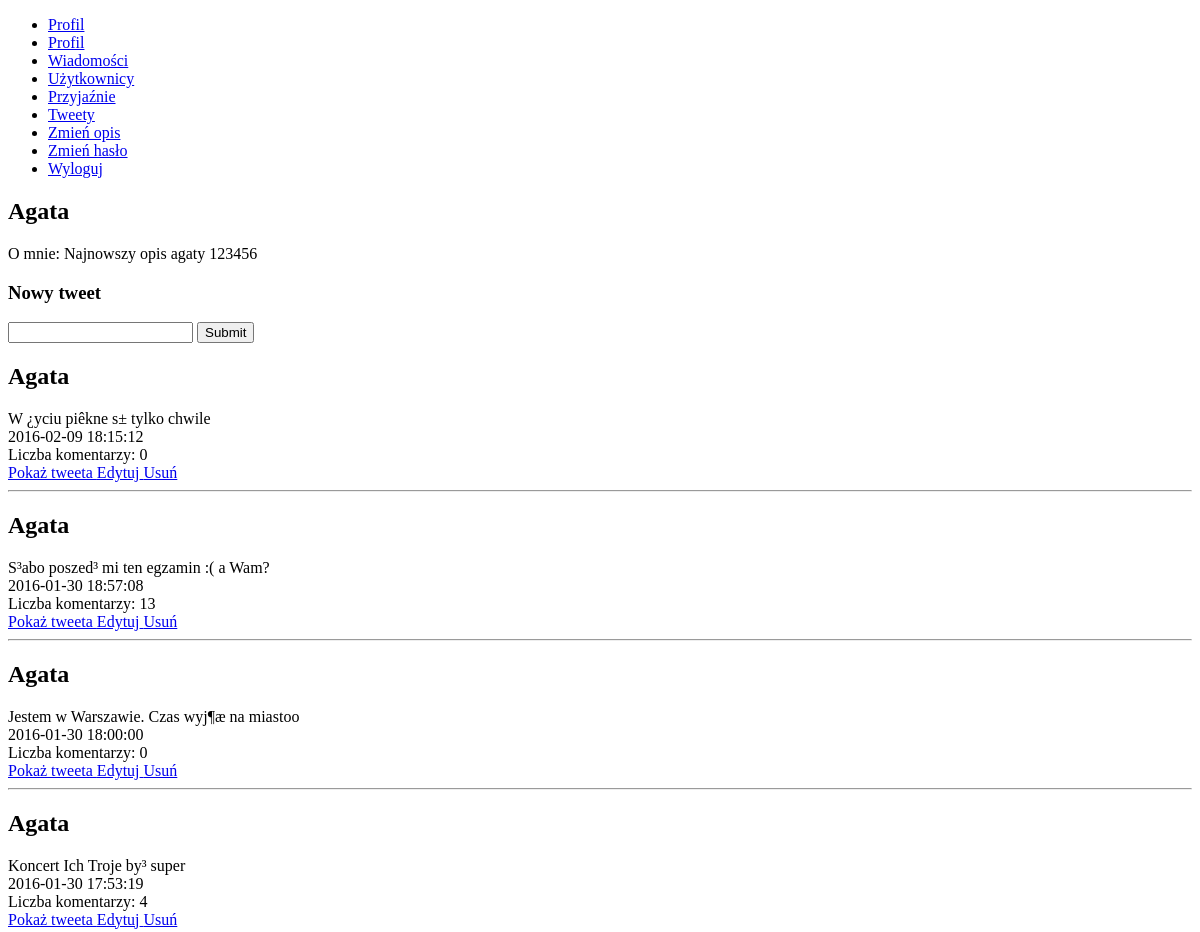
The page /showUser.php (signed in, upper part) on the database as committed earlier.
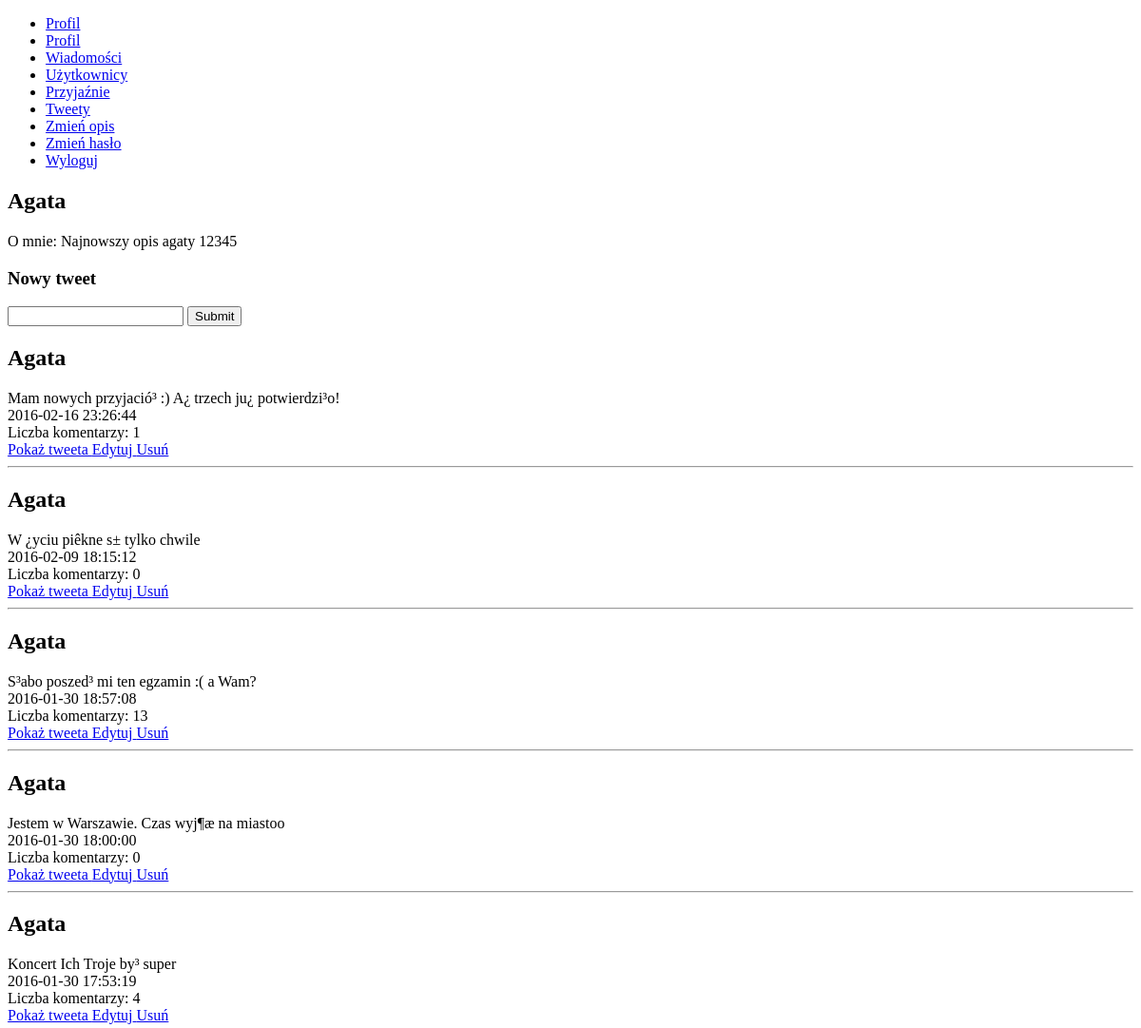
The same page on the database as committed later.
### tables this page shows
CREATE TABLE IF NOT EXISTS `Users` (
  `id` int(11) NOT NULL AUTO_INCREMENT,
  `name` varchar(255) DEFAULT NULL,
  `email` varchar(255) DEFAULT NULL,
  `password` char(60) DEFAULT NULL,
  `description` varchar(255) DEFAULT NULL,
  PRIMARY KEY (`id`),
  UNIQUE KEY `email` (`email`)
);

CREATE TABLE IF NOT EXISTS `Tweets` (
  `id` int(11) NOT NULL AUTO_INCREMENT,
  `user_id` int(11) NOT NULL,
  `tweet_text` varchar(140) NOT NULL,
  `tweet_date` datetime NOT NULL,
  PRIMARY KEY (`id`),
  KEY `user_id` (`user_id`)
);

### src/User.php (called while the page is built, shortened)
<?php
class User
{
    static private $connection = null;
    static public function SetConnection(mysqli $newConnection)
    {
        User::$connection = $newConnection;
    }
    static public function GetUserById($idToLoad)
    {
        $sql = "SELECT * FROM Users where id = $idToLoad";
        $result = self::$connection->query($sql);
        if ($result !== FALSE) {
            if ($result->num_rows === 1) {
                $row = $result->fetch_assoc();
                $user = new User($row['id'], $row['name'], $row['email'], $row['description']);
                return $user;
            }
        }
        return false;
    }
    private $id;
    private $name;
    private $description;
    public function __construct($newId, $newName, $newEmail, $newDescription)
    {
        $this->id = intval($newId);
        $this->name = $newName;
    }
    public function getId()
    {
        return $this->id;
    }
    public function getName()
    {
        return $this->name;
    }
    public function getDescription()
    {
        return $this->description;
    }
    public function setDescription($newDescription)
    {
        if (strlen($newDescription) > 0) {
            return ($this->description = $newDescription);
        } else {
            return false;
        }
    }
    public function loadAllTweets()
    {
        $ret = [];
        $sql = "SELECT * FROM Tweets WHERE user_id = $this->id ORDER BY tweet_date DESC";
        $result = self::$connection->query($sql);
        if ($result !== FALSE) {
            if ($result->num_rows > 0) {
                while ($row = $result->fetch_assoc()) {
                    $tweet = new Tweet($row['id'], $row['user_id'], $row['tweet_text'], $row['tweet_date']);
                    $ret[] = $tweet;
                }
            }
        }
        return $ret;
    }
}
?>

### src/Tweet.php (called while the page is built, shortened)
<?php
class Tweet {
    static private $connection = null;
    static public function SetConnection(mysqli $newConnection) {
        Tweet::$connection = $newConnection;
    }
    private $id;
    private $tweetText;
    private $tweetDate;
    public function __construct($id, $userId, $tweetText, $tweetDate) {
        $this->id = intval($id);
        $this->tweetDate = $tweetDate;
    }
    public function setTweetText($newTweetText) {
        if (strlen($newTweetText) > 0) {
            return($this->tweetText = $newTweetText);
        }
        return false;
    }
    public function getId() {
        return $this->id;
    }
    public function getTweetText() {
        return $this->tweetText;
    }
    public function getTweetDate() {
        return $this->tweetDate;
    }
    public function getAllComments() {
        $ret = [];
        $sql = "SELECT * FROM Comments WHERE tweet_id =$this->id ORDER BY comment_date DESC";
        $result = self::$connection->query($sql);
        if ($result !== FALSE) {
            if ($result->num_rows > 0) {
                while ($row = $result->fetch_assoc()) {
                    $comment = new Comment($row['id'], $row['tweet_id'], $row['user_id'], $row['comment_text'], $row['comment_date']);
                    $ret[] = $comment;
                }
            }
        }
        return $ret;
    }
}
?>

### showUser.php (the view, shortened to what this page needs)
<?php
require_once("./src/connections.php");
if (isset($_GET["userId"])) {
    $userId = $_GET["userId"];
} else {
    $userId = $_SESSION["userId"];
}
$userToShow = User::GetUserById($userId);
if ($userToShow !== FALSE) {
    echo("<h2>{$userToShow->getName()}</h2>");
    echo("O mnie: {$userToShow->getDescription()} <br />");
    if ($userToShow->getId() === $_SESSION['userId']):?>
        <h3>Nowy tweet</h3>
        <form action='showUser.php' method='post'>
            <label>
                <input type='text' name='tweet_text'>
            </label>
            <input type='submit'>
        </form>
    <?php endif;
    foreach ($userToShow->loadAllTweets() as $tweet) {
        echo("<h2>{$userToShow->getName()}</h2>");
        echo("{$tweet->getTweetText()} <br>");
        echo("{$tweet->getTweetDate()}<br>");
        $tweetId = $tweet->getId();
        $coms = count($tweet->getAllComments());
        echo("Liczba komentarzy: $coms <br />");
        echo("<a href='showTweet.php?id={$tweetId}'>Pokaż tweeta </a>");
        if($_SESSION['userId'] == $userId){
            echo("<a href='editTweet.php?id=$tweetId'> Edytuj</a>");
            echo("<a href='removeTweet.php?id=$tweetId'> Usuń</a>");
        }
        echo("<hr />");
    }
} else {
    echo("Nie ma takiego uzytkownika");
}
?>

Rows that differ between the two databases and show on the page:
changed users "Agata": description "Najnowszy opis agaty 123456" → "Najnowszy opis agaty 12345"
added tweets: user.name "Agata", tweet_text "Mam nowych przyjació³ :) A¿ trzech ju¿ potwierdzi³o!", tweet_date "2016-02-16 23:26:44", coms "1"
